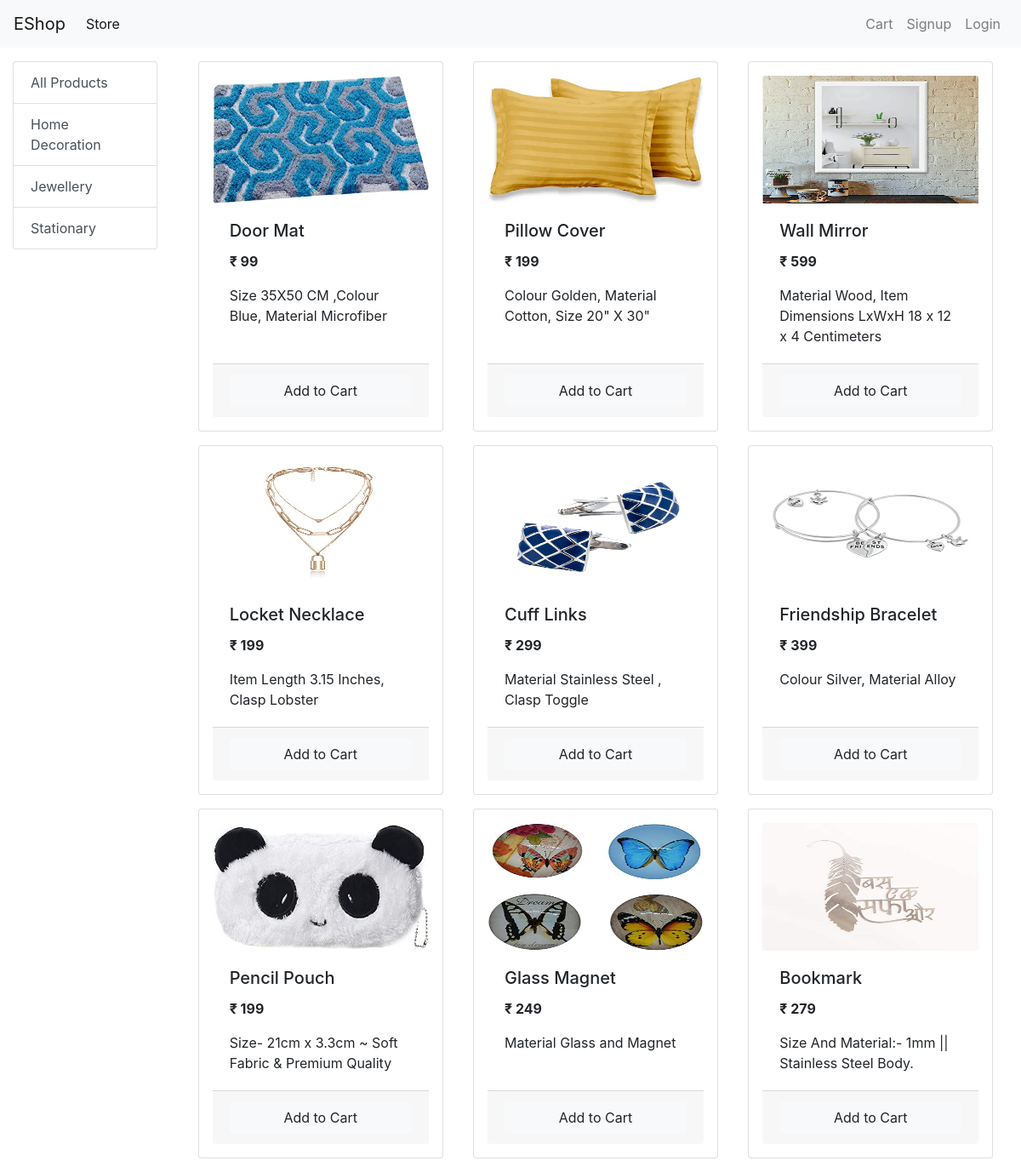
The page / on the database its author committed.
### store/models/category.py (models this page shows, shortened)
class Category(models.Model):
    name = models.CharField(max_length=50)
    @staticmethod
    def get_all_categories():
        return Category.objects.all()

### store/models/products.py (models this page shows, shortened)
class Product(models.Model):
    name = models.CharField(max_length=50)
    price = models.IntegerField(default = 0)
    category = models.ForeignKey(Category,models.CASCADE,default=1)
    description = models.CharField(max_length=250)
    image = models.ImageField(upload_to = "products/")
    @staticmethod
    def get_all_products():
        return Product.objects.all()

### store/views/home.py (the view, shortened to what this page needs)
# urls.py: path('',Index.as_view(),name = 'homepage'),
class Index(View):
    def get(self,request):
        products = None
        cart = request.session.get('cart')
        email = request.session.get('email')
        if not email:
            request.session['email'] = None
        if not cart:
            request.session['cart'] = {}
        categories = Category.get_all_categories()
        data ={}
        category_id = request.GET.get('category')
        request.session['category'] = category_id
        if category_id:
            products = Product.get_all_products_by_categoryid(category_id)
        else:
            products = Product.get_all_products()
        print(products[0].name,products[0].price,products[0].image)
        data['products'] = products
        data['categories'] = categories
        return render(request,'index.html',data)

### store/templatetags/cart.py (called while the page is built)
@register.filter(name ='is_in_cart')
def is_in_cart(product,cart):
    keys = cart.keys()
    for id in keys:
        if id == str(product.id):
            return True
    return False

### store/templatetags/custom_filter.py (called while the page is built)
@register.filter(name ='currency')
def currency(number):
    return "₹ " + str(number)

### store/templates/index.html (shortened to what this page needs)
{% extends 'base.html' %} {% block content %} {% load cart %} {% load custom_filter %}
<div class="container-fluid mt-3">
    <div class="row ">
        <div class="col-lg-2 mx-auto">
            <div class="list-group">
                <a href="/?category={{category.id}}" class="list-group-item list-group-item-action">All Products</a> {% for category in categories %}
                <a href="/?category={{category.id}}" class="list-group-item list-group-item-action">{{category.name}}</a> {% endfor %}
            </div>
        </div>
        <div id="products" class="col-lg-10 mx-auto">
            <div class="row mx-auto">
                {% for product in products %}
                <div class="card mx-auto mb-3 p-3" id="{{product.id}}" style="width: 18rem;">
                    <center><img class="card-img-top" src="{{product.image.url}}" style="height:150px;" alt="..."></center>
                    <div class="card-body">
                        <h5 class="card-title">{{product.name}}</h5>
                        <p class="card-text"><b>{{product.price|currency}}</b></p>
                        <p class="card-text">{{product.description}}</p>
                    </div>
                    <div class="card-footer">
                        {% if product|is_in_cart:request.session.cart %}
                        <div class="row no-gutters">
                            <form action="/#{{product.id}}" class="col-2" method="POST">
                                {% csrf_token %}
                                <input type="text" name='product' value='{{product.id}}' hidden>
                                <input type="text" name='remove' value="True" hidden>
                                <input type="submit" value=" - " class=" btn btn-block btn-secondary">
                            </form>
                            <div class="text-center col">{{product|cart_quantity:request.session.cart}} in cart</div>
                            <form action="/#{{product.id}}" class="col-2" method="POST">
                                {% csrf_token %}
                                <input type="text" name='product' value='{{product.id}}' hidden>
                                <input type="submit" value=" + " class=" btn btn-block btn-secondary">
                            </form>
                        </div>
                        {% else %}
                        <form action="/#{{product.id}}" method="POST">
                            <input type="submit" class="float btn btn-block btn-light border-sm" value="Add to Cart">
                        </form>
                        {% endif %}
                    </div>
                </div>
                {% endfor %}
            </div>
        </div>
    </div>
</div>
{% endblock %}

### store/templates/base.html (shortened to what this page needs)
<!doctype html>
<html lang="en">
<head>
    <link rel="stylesheet" href="https://stackpath.bootstrapcdn.com/bootstrap/4.3.1/css/bootstrap.min.css">
</head>
<body>
    <nav class="navbar navbar-expand-lg navbar-light bg-light">
        <a class="navbar-brand" href="/">EShop</a>
        <div class="collapse navbar-collapse" id="navbarSupportedContent">
            <ul class="navbar-nav mr-auto">
                <li class="nav-item active">
                    <a class="nav-link" href="/">Store <span class="sr-only">(current)</span></a>
                </li>
            </ul>
            <ul class="navbar-nav my-2 my-lg-0">
                {% if request.session.customer %}
                <li class="nav-item ">
                    <a class="nav-link" href="/cart">Cart <span class="sr-only">(current)</span></a>
                </li>
                <!-- <li class="nav-item ">
                    <a class="nav-link" href="/orders">Orders <span class="sr-only">(current)</span></a>
                </li> -->
                <li class="nav-item ">
                    <a class="nav-link" href="/logout">Logout <span class="sr-only">(current)</span></a>
                </li>
                {% else %}
                <li class="nav-item ">
                    <a class="nav-link" href="/cart">Cart <span class="sr-only">(current)</span></a>
                </li>
                <li class="nav-item ">
                    <a class="nav-link" href="/signup">Signup <span class="sr-only">(current)</span></a>
                </li>
                <li class="nav-item ">
                    <a class="nav-link" href="/login">Login <span class="sr-only">(current)</span></a>
                </li>
                {% endif %}
            </ul>
        </div>
    </nav>
	{% block content %} {% endblock %}
</body>
</html>

### rows shown on the page
Category: name "Home Decoration"
Category: name "Jewellery"
Category: name "Stationary"
Product: {{ product.id }} 1 (drawn), image (picture), name "Door Mat", price "₹ 99", description "Size 35X50 CM ,Colour Blue, Material Microfiber"
Product: image (picture), name "Pillow Cover", price "₹ 199", description "Colour Golden, Material Cotton, Size 20\" X 30\""
Product: image (picture), name "Wall Mirror", price "₹ 599", description "Material Wood, Item Dimensions LxWxH 18 x 12 x 4 Centimeters"
Product: image (picture), name "Locket Necklace", price "₹ 199", description "Item Length 3.15 Inches, Clasp Lobster"
Product: image (picture), name "Cuff Links", price "₹ 299", description "Material Stainless Steel , Clasp Toggle"
Product: image (picture), name "Friendship Bracelet", price "₹ 399", description "Colour Silver, Material Alloy"
Product: image (picture), name "Pencil Pouch", price "₹ 199", description "Size- 21cm x 3.3cm ~ Soft Fabric & Premium Quality"
Product: image (picture), name "Glass Magnet", price "₹ 249", description "Material Glass and Magnet"
Product: image (picture), name "Bookmark", price "₹ 279", description "Size And Material:- 1mm || Stainless Steel Body."
